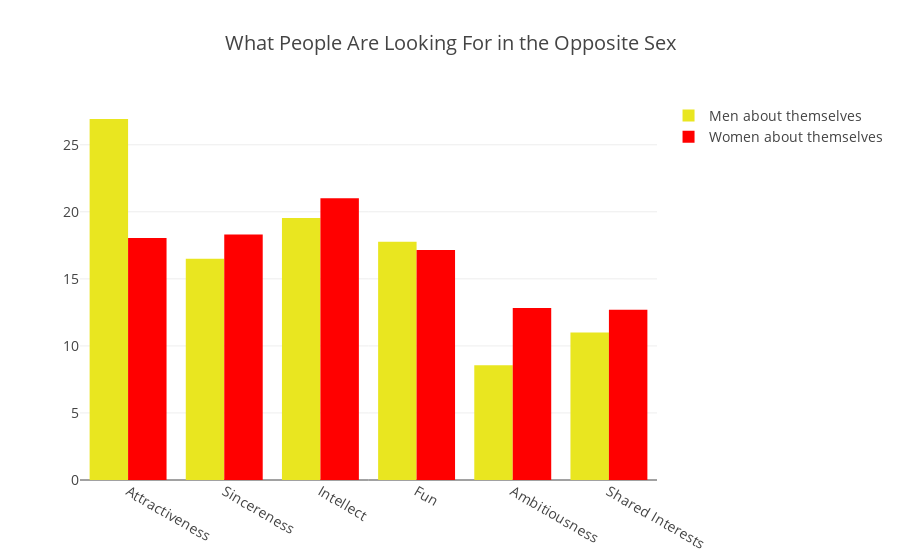

Source (notebook cell):
### Code cell
import plotly.graph_objs as go

men_data = go.Bar(
    y=list(gender_attributes.iloc[1]),
    x=gender_attributes.columns.values,
    name='Men about themselves',
    marker=dict(
        color='rgb(233,230,32)'
    )
)
women_data = go.Bar(
    y=list(gender_attributes.iloc[0]),
    x=gender_attributes.columns.values,
    name='Women about themselves',
    marker=dict(
    color='red'
    )
)

data1 = [men_data,women_data]
layout1 = go.Layout(
    title='What People Are Looking For in the Opposite Sex',
    font=dict(
        size=14
    ),
    legend=dict(
        font=dict(
            size=14
        )
    )
)
fig = go.Figure(data=data1, layout=layout1)
py.iplot(fig, filename='barchart')

### Figure 1 — Plotly figure (JSON) as saved in the notebook; plotly's stock layout.template omitted (floating-point values rounded to 4 significant figures)
{"data": [{"marker": {"color": "rgb(233,230,32)"}, "name": "Men about themselves", "type": "bar", "x": ["Attractiveness", "Sincereness", "Intellect", "Fun", "Ambitiousness", "Shared Interests"], "y": [26.92, 16.5, 19.54, 17.76, 8.553, 11.0]}, {"marker": {"color": "red"}, "name": "Women about themselves", "type": "bar", "x": ["Attractiveness", "Sincereness", "Intellect", "Fun", "Ambitiousness", "Shared Interests"], "y": [18.06, 18.31, 21.0, 17.15, 12.83, 12.7]}], "layout": {"font": {"size": 14}, "legend": {"font": {"size": 14}}, "title": "What People Are Looking For in the Opposite Sex"}}
